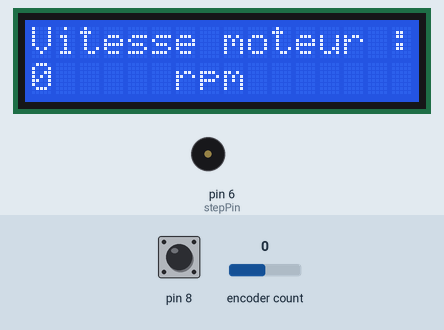
A sketch run on a simulated Arduino Uno, built with avr-gcc and run on an emulated ATmega328P. On the bench: 16×2 character LCD, buzzer (waves = sounding). The test bench sets the inputs (shaded band); at power-on: encoder count 0, pin 8 HIGH.

Above: at 1.2 s.
1.3 s: encoder count set to -1
At 2.2 s:
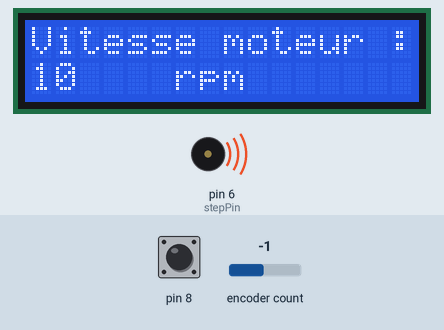
3.1 s: encoder count set to -2
At 4.3 s:
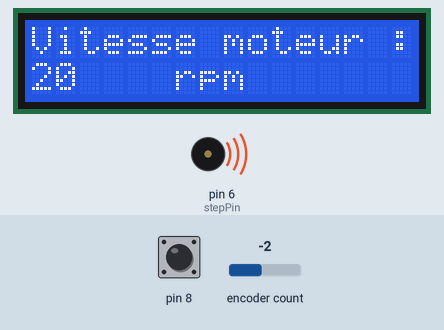
4.6 s: encoder count set to 2
At 5.2 s:
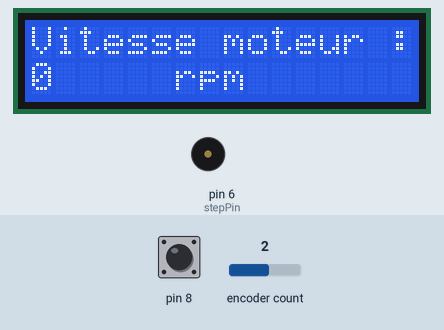
6.1 s: encoder count set to 1
At 6.9 s:
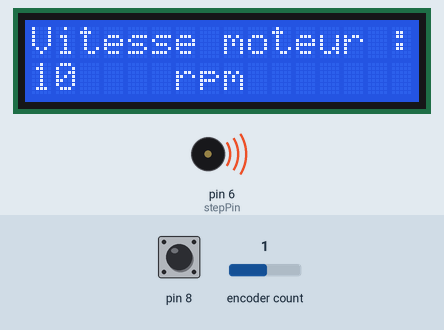
7.9 s: pin 8 pulled LOW for 0.15 s
At 9.2 s:
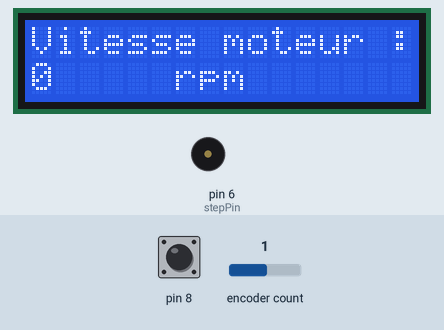
Timing chart, 0 to 10.5 s (numbered marks = the images above; inputs shaded):
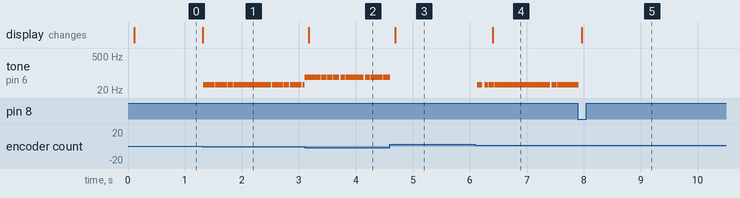

Measured:
- after the input at 1.3 s, tone on pin 6 (stepPin): plays 33 Hz for 0.20 s, 33 Hz for 0.20 s, 33 Hz for 0.10 s, 33 Hz for 0.10 s, 33 Hz for 0.21 s, 33 Hz for 0.21 s … (12 notes in this stretch), starting at once; the display: changes at once (image 1)
- after the input at 3.1 s, the display: changes after 0.07 s (image 2)
- after the input at 4.6 s, the display: changes after 0.09 s (image 3)
- after the input at 6.1 s, tone on pin 6 (stepPin): plays 33 Hz for 0.08 s, 33 Hz for 0.06 s, 33 Hz for 0.10 s, 33 Hz for 0.65 s, 33 Hz for 0.32 s, 33 Hz for 0.09 s … (7 notes in this stretch), starting at once; the display: changes after 0.30 s (image 4)
- after the input at 7.9 s, the display: changes after 0.07 s (image 5)

The sketch:

controle_moteur_pas_a_pas.ino
```cpp
#include <LiquidCrystal_I2C.h> // https://github.com/johnrickman/LiquidCrystal_I2C
#include <SimpleRotary.h> // https://github.com/mprograms/SimpleRotary
#include <Thread.h> //https://github.com/ivanseidel/ArduinoThread

#define DEBUG 0 // define utilise pour debugger le programme

// Gestion du moteur pas a pas
#define stepsByRevolution 200 //variable dédiée à la gestion du moteur pas à pas. A adapter selon le moteur
#define stepPin 6
#define vitesseMin 0 // la vitesse minimale ne peut pas être inferieur a 0
#define vitesseMax 200
#define increment 10

volatile int VitesseCourante = 0;

Thread motorThread = Thread();
void motorCallback()
{
	// le signal a applique au moteur est obtenu avec la formule suivante :
	// on souhaite appliquer une frequence en Hz, alors que notre commande est en rpm.
	// du coup, on convertir le rpm souhaite en pas par seconde a envoyer, soit des Hz.
	int motorStepFreq = (VitesseCourante*stepsByRevolution)/60;
	if (motorStepFreq > 31) // https://www.arduino.cc/reference/en/language/functions/advanced-io/tone/
		tone(stepPin, motorStepFreq, 5);
	else
		noTone(stepPin);
}

// Gestion de l'ecran LCD
LiquidCrystal_I2C lcd(0x27, 16, 2);  // set the LCD address to 0x27 for a 16 chars and 2 line display
Thread lcdThread = Thread();

void printVitesse()
{
	char msg[21];
	sprintf(msg, "%-5d rpm", VitesseCourante);
	lcd.setCursor(0, 1);
	lcd.print(msg);
}

// Encodeur rotatif
SimpleRotary rotary(3, 2, 8);
Thread rotaryThread = Thread();

void rotaryCallback()
{
	byte rotation;

	if (rotary.push()) { // on arrete le moteur si il y a un appui long ou cours
		VitesseCourante = 0;
#if DEBUG
		Serial.println("arret moteur");
#endif
	}

	rotation = rotary.rotate();
	if (rotation == 1) { // decrementation
		if ((VitesseCourante - increment) > vitesseMin) {
			VitesseCourante -= increment;
		} else {
			VitesseCourante = 0;
		}
#if DEBUG
		Serial.println("Vitesse Courante --");
		Serial.println(VitesseCourante);
#endif
	} else if (rotation == 2) { // incrementation
		if ((VitesseCourante + increment) < vitesseMax) {
			VitesseCourante += increment;
		} else {
			VitesseCourante = vitesseMax;
		}
#if DEBUG
		Serial.println("Vitesse Courante ++");
		Serial.println(VitesseCourante);
#endif
	}
}

void setup()
{
  	// Initialisation des E/S
  	// Gestion de l'encodeur rotatif
	pinMode(2, INPUT_PULLUP);
	pinMode(3, INPUT_PULLUP);
	pinMode(8, INPUT_PULLUP);

	rotaryThread.onRun(rotaryCallback);
	rotaryThread.setInterval(1);

	// Gestion du moteur pas a pas
	pinMode(stepPin, OUTPUT);
	motorThread.onRun(motorCallback);
	motorThread.setInterval(5);

	// Gestion de l'écran LCD
	lcd.init();
	lcd.backlight();
	lcd.setCursor(0, 0); // on se place sur la première ligne, première colonne
	lcd.print("Vitesse moteur :");
	lcdThread.onRun(printVitesse);
	lcdThread.setInterval(100);

#if DEBUG
  	Serial.begin(9600);
#endif
}

void loop()
{
	if (lcdThread.shouldRun())
		lcdThread.run();

	if (rotaryThread.shouldRun())
		rotaryThread.run();

	if (motorThread.shouldRun())
		motorThread.run();
}
```
